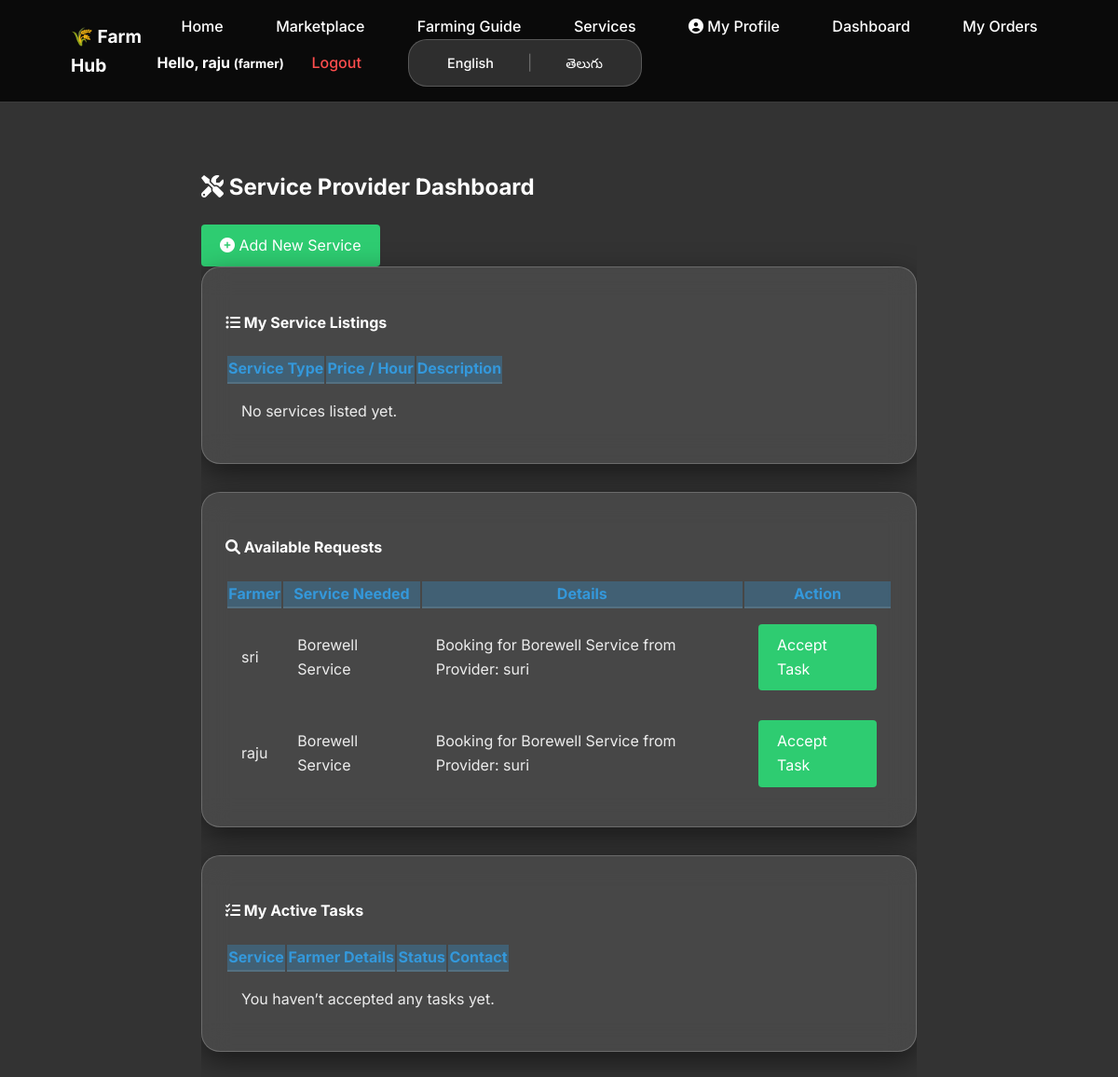
/provider/dashboard (signed in), run on the app's committed database.
### tables this page shows
CREATE TABLE users (
        id INTEGER PRIMARY KEY AUTOINCREMENT, 
        name TEXT NOT NULL, 
        phone TEXT UNIQUE NOT NULL, 
        password TEXT NOT NULL, 
        role TEXT NOT NULL, 
        upi_id TEXT, 
        address TEXT);

CREATE TABLE service_requests (
        id INTEGER PRIMARY KEY AUTOINCREMENT, 
        farmer_id INTEGER NOT NULL, 
        provider_id INTEGER, 
        service_type TEXT NOT NULL, 
        details TEXT NOT NULL, 
        status TEXT DEFAULT 'Pending', 
        FOREIGN KEY (farmer_id) REFERENCES users (id), 
        FOREIGN KEY (provider_id) REFERENCES users (id));

### app.py (the view)
@app.route('/provider/dashboard')
@login_required
def service_provider_dashboard():
    conn = get_db_connection()
    user_id = session['user_id']
    my_listings = conn.execute('SELECT * FROM service_listings WHERE provider_id = ?', (user_id,)).fetchall()
    available = conn.execute('''SELECT sr.*, u.name as farmer_name, u.phone as farmer_phone
                                FROM service_requests sr
                                JOIN users u ON sr.farmer_id = u.id
                                WHERE sr.status = "Pending"''').fetchall()
    my_tasks = conn.execute('''SELECT sr.*, u.name as farmer_name, u.phone as farmer_phone, u.address as farmer_address
                               FROM service_requests sr
                               JOIN users u ON sr.farmer_id = u.id
                               WHERE sr.provider_id = ?''', (user_id,)).fetchall()
    conn.close()
    return render_template('service_provider_dashboard.html', my_listings=my_listings, available=available, my_tasks=my_tasks)

### app.py (called while the page is built)
def get_locale():
    return session.get('lang', request.accept_languages.best_match(['en', 'te']))

@app.template_filter('localize')
def localize_filter(value):
    if not value: return ""
    val_str = str(value)
    if '|' not in val_str: return val_str
    parts = val_str.split('|')
    if session.get('lang') == 'te' and len(parts) > 1:
        return parts[1].strip()
    return parts[0].strip()

def get_db_connection():
    conn = sqlite3.connect(DB_NAME, timeout=20)
    conn.row_factory = sqlite3.Row
    conn.execute('PRAGMA journal_mode=WAL;')
    return conn

def login_required(f):
    @wraps(f)
    def wrapper(*args, **kwargs):
        if 'user_id' not in session:
            flash(_('Please log in first.'), 'danger')
            return redirect(url_for('login'))
        return f(*args, **kwargs)
    return wrapper

### templates/service_provider_dashboard.html (shortened to what this page needs)
{% extends 'base.html' %}
{% block content %}
<div class="container mt-4">
    <div class="d-flex justify-content-between align-items-center mb-4">
        <h2><i class="fas fa-tools text-primary me-2"></i> {{ _('Service Provider Dashboard') }}</h2>
        <a href="{{ url_for('add_service_listing') }}" class="btn btn-success px-4 rounded-pill shadow-sm">
            <i class="fas fa-plus-circle me-2"></i> {{ _('Add New Service') }}
        </a>
    </div>
    <div class="glass-panel">
        <h4 class="mb-3 text-warning"><i class="fas fa-list-ul me-2"></i> {{ _('My Service Listings') }}</h4>
        <div class="table-responsive">
            <table class="table mb-0">
                <thead>
                    <tr>
                        <th>{{ _('Service Type') }}</th>
                        <th>{{ _('Price / Hour') }}</th>
                        <th>{{ _('Description') }}</th>
                    </tr>
                </thead>
                <tbody>
                    {% if my_listings %}
                        {% for item in my_listings %}
                        <tr>
                            <td class="fw-bold">{{ item['service_type'] | localize }}</td>
                            <td>₹{{ item['price_per_hour'] }}</td>
                            <td class="small text-white-50">{{ item['description'] | localize }}</td>
                        </tr>
                        {% endfor %}
                    {% else %}
                        <tr><td colspan="3" class="text-center py-4 text-white-50">{{ _('No services listed yet.') }}</td></tr>
                    {% endif %}
                </tbody>
            </table>
        </div>
    </div>
    <div class="glass-panel">
        <h4 class="mb-3 text-info"><i class="fas fa-search me-2"></i> {{ _('Available Requests') }}</h4>
        <div class="table-responsive">
            <table class="table mb-0">
                <thead>
                    <tr>
                        <th>{{ _('Farmer') }}</th>
                        <th>{{ _('Service Needed') }}</th>
                        <th>{{ _('Details') }}</th>
                        <th>{{ _('Action') }}</th>
                    </tr>
                </thead>
                <tbody>
                    {% if available %}
                        {% for req in available %}
                        <tr>
                            <td>{{ req['farmer_name'] }}</td>
                            <td class="fw-bold">{{ req['service_type'] | localize }}</td>
                            <td>{{ req['details'] | localize }}</td>
                            <td>
                                <a href="{{ url_for('accept_task', request_id=req['id']) }}" class="btn btn-sm btn-primary rounded-pill px-3">
                                    {{ _('Accept Task') }}
                                </a>
                            </td>
                        </tr>
                        {% endfor %}
                    {% else %}
                        <tr><td colspan="4" class="text-center py-4 text-white-50">{{ _('No new requests available.') }}</td></tr>
                    {% endif %}
                </tbody>
            </table>
        </div>
    </div>
    <div class="glass-panel">
        <h4 class="mb-3 text-success"><i class="fas fa-tasks me-2"></i> {{ _('My Active Tasks') }}</h4>
        <div class="table-responsive">
            <table class="table mb-0">
                <thead>
                    <tr>
                        <th>{{ _('Service') }}</th>
                        <th>{{ _('Farmer Details') }}</th>
                        <th>{{ _('Status') }}</th>
                        <th>{{ _('Contact') }}</th>
                    </tr>
                </thead>
                <tbody>
                    {% if my_tasks %}
                        {% for task in my_tasks %}
                        <tr>
                            <td class="fw-bold">{{ task['service_type'] | localize }}</td>
                            <td>
                                <div class="farmer-info-card">
                                    <strong>{{ task['farmer_name'] }}</strong><br>
                                    <small class="text-white-50"><i class="fas fa-map-marker-alt me-1"></i> {{ task['farmer_address'] or _('No address provided') }}</small>
                                </div>
                            </td>
                            <td>
                                {% if task['status'] == 'Accepted' %}
                                    <span class="badge bg-primary">{{ _('In Progress') }}</span>
                                {% elif task['status'] == 'Completed' %}
                                    <span class="badge bg-success">{{ _('Completed') }}</span>
                                {% endif %}
                            </td>
                            <td>
                                <div class="btn-group btn-group-sm">
                                    <a href="https://wa.me/91{{ task['farmer_phone'] }}" class="btn btn-success" target="_blank" title="WhatsApp">
                                        <i class="fab fa-whatsapp"></i>
                                    </a>
                                    <a href="tel:{{ task['farmer_phone'] }}" class="btn btn-primary" title="Call">
                                        <i class="fas fa-phone"></i>
                                    </a>
                                </div>
                                <div class="mt-1 small">
                                    <span class="text-white-50">{{ task['farmer_phone'] }}</span>
                                </div>
                            </td>
                        </tr>
                        {% endfor %}
                    {% else %}
                        <tr><td colspan="4" class="text-center py-4 text-white-50">{{ _('You haven’t accepted any tasks yet.') }}</td></tr>
                    {% endif %}
                </tbody>
            </table>
        </div>
    </div>
</div>
{% endblock %}

### templates/base.html (shortened to what this page needs)
<!DOCTYPE html>
<html lang="{{ session.get('lang', 'en') }}">
<head>
    <link rel="stylesheet" href="https://cdnjs.cloudflare.com/ajax/libs/font-awesome/6.0.0/css/all.min.css">
    <link rel="stylesheet" href="{{ url_for('static', filename='style.css') }}">
</head>
<body class="{% block body_class %}{% endblock %}">
<nav class="navbar">
    <a href="{{ url_for('index') }}" class="logo">🌾 Farm Hub</a>
    <div class="nav-links">
        <a href="{{ url_for('index') }}">{{ _('Home') }}</a>
        <a href="{{ url_for('marketplace') }}">{{ _('Marketplace') }}</a>
        {% if session.get('role') == 'farmer' %}
            <a href="{{ url_for('farming_guide') }}">{{ _('Farming Guide') }}</a>
            <a href="{{ url_for('services') }}">{{ _('Services') }}</a>
        {% endif %}
        {% if session.get('user_id') %}
            <a href="{{ url_for('profile') }}"><i class="fa fa-user-circle"></i> {{ _('My Profile') }}</a>
            <a href="{{ url_for('dashboard') }}">{{ _('Dashboard') }}</a>
            <a href="{{ url_for('view_orders') }}">{{ _('My Orders') }}</a>
            <span style="margin-left: 15px; font-weight: bold; color: white;">
                {{ _('Hello') }}, {{ session.get('name') }}
                <small>({{ session.get('role') }})</small>
            </span>
            <a href="{{ url_for('logout') }}" style="color: #ff4d4d; margin-left: 10px;">
                {{ _('Logout') }}
            </a>
        {% else %}
            <a href="{{ url_for('login') }}">{{ _('Login') }}</a>
            <a href="{{ url_for('register') }}"
               style="background: #27ae60; padding: 8px 15px; border-radius: 5px;">
                {{ _('Register') }}
            </a>
        {% endif %}
        <div class="lang-container">
            <a href="{{ url_for('set_language', lang_code='en') }}"
               class="lang-link {% if session.get('lang') == 'en' %}active-lang{% endif %}">
               English
            </a>
            <span style="color: rgba(255,255,255,0.3)">|</span>
            <a href="{{ url_for('set_language', lang_code='te') }}"
               class="lang-link {% if session.get('lang') == 'te' %}active-lang{% endif %}">
               తెలుగు
            </a>
        </div>
    </div>
</nav>
<div class="container" style="padding: 20px 5%;">
    {% block content %}{% endblock %}
</div>
</body>
</html>

### static/style.css (style rules this page uses)
:root { --primary-color: #2ecc71; --secondary-color: #27ae60; --dark-color: #34495e; --light-color: #ecf0f1; --danger-color: #e74c3c; }
body { font-family: 'Segoe UI', Tahoma, Geneva, Verdana, sans-serif; line-height: 1.6; margin: 0; background-color: #f4f7f6; color: #333; }
.navbar { background-color: var(--primary-color); color: white; padding: 1rem; display: flex; justify-content: space-between; align-items: center; }
.navbar a { color: white; text-decoration: none; padding: 0.5rem 1rem; }
.navbar .logo { font-weight: bold; font-size: 1.2rem; }
.container { width: 80%; margin: auto; overflow: hidden; padding: 2rem 0; }
.btn { display: inline-block; background: var(--primary-color); color: white; padding: 10px 20px; border: none; border-radius: 4px; cursor: pointer; text-decoration: none; }

### templates/base.html (style rules this page uses)
:root { --glass: rgba(255, 255, 255, 0.15); --border: rgba(255, 255, 255, 0.2); }
body { font-family: 'Inter', sans-serif; margin: 0; padding: 0; }
.navbar { display: flex; justify-content: space-between; align-items: center; padding: 1rem 5%; background: rgba(0, 0, 0, 0.8) !important; backdrop-filter: blur(10px); -webkit-backdrop-filter: blur(10px); border-bottom: 1px solid var(--border); position: sticky; top: 0; z-index: 1000; }
.logo { font-size: 1.5rem; font-weight: 700; color: #2ecc71; text-decoration: none; }
.nav-links a { color: white; text-decoration: none; margin: 0 10px; font-weight: 500; transition: 0.3s; }
.lang-container { display: inline-flex; background: var(--glass); padding: 5px 15px; border-radius: 20px; border: 1px solid var(--border); align-items: center; gap: 10px; margin-left: 20px; }
.lang-link { color: white; text-decoration: none; font-size: 0.9rem; }
body { top: 0px !important; }

### templates/service_provider_dashboard.html (style rules this page uses)
body { background: linear-gradient(rgba(0, 0, 0, 0.8), rgba(0, 0, 0, 0.8)), url('https://plus.unsplash.com/premium_photo-1661909896396-ecd58b5dc2d9?w=600&auto=format&fit=crop&q=60&ixlib=rb-4.1.0&ixid=M3wxMjA3fDB8MHxzZWFyY2h8NXx8YWdyaWN1bHR1cmUlMjBzZXJ2aWNlc3xlbnwwfHwwfHx8MA%3D%3D'); background-size: cover; background-position: center; background-attachment: fixed; min-height: 100vh; color: white; }
.glass-panel { background: rgba(255, 255, 255, 0.1); backdrop-filter: blur(15px); -webkit-backdrop-filter: blur(15px); border: 1px solid rgba(255, 255, 255, 0.2); border-radius: 20px; padding: 25px; margin-bottom: 30px; box-shadow: 0 10px 30px rgba(0, 0, 0, 0.5); }
.table { color: white !important; background: transparent !important; }
.table thead { background: rgba(52, 152, 219, 0.3); }
.table thead th { color: #3498db !important; border-bottom: 2px solid rgba(255, 255, 255, 0.1); }
.table tbody tr { border-bottom: 1px solid rgba(255, 255, 255, 0.05); transition: 0.3s; }
.table td { padding: 15px; vertical-align: middle; color: rgba(255, 255, 255, 0.9) !important; }

### data on the page
users: get "raju"
service_requests: farmer_name "sri", service_type "Borewell Service", details "Booking for Borewell Service from Provider: suri"
service_requests: farmer_name "raju", service_type "Borewell Service", details "Booking for Borewell Service from Provider: suri"

### other printed values
{{ session.get('role') }} "farmer"
